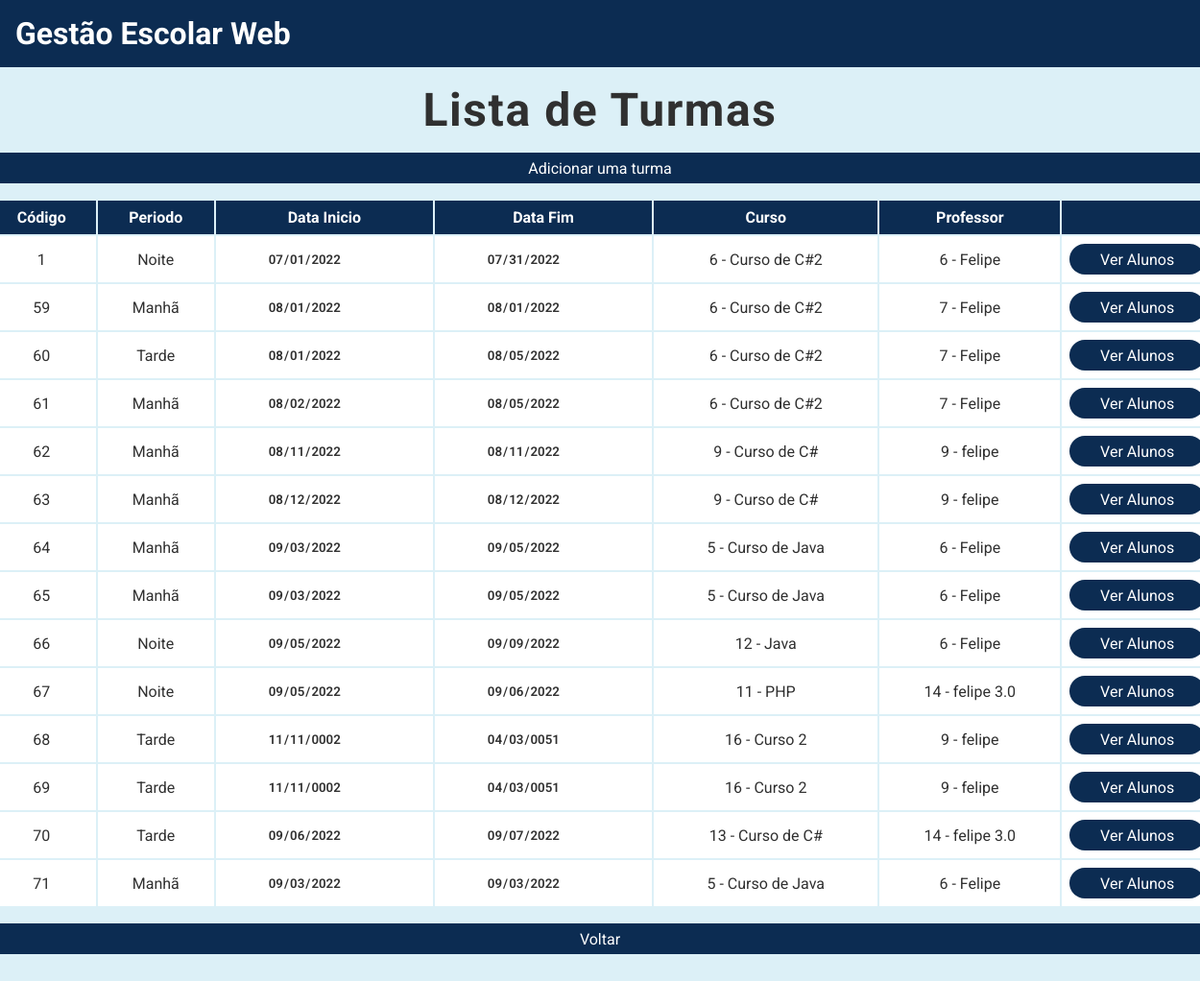
The page /listar/turmas on the database as committed earlier.
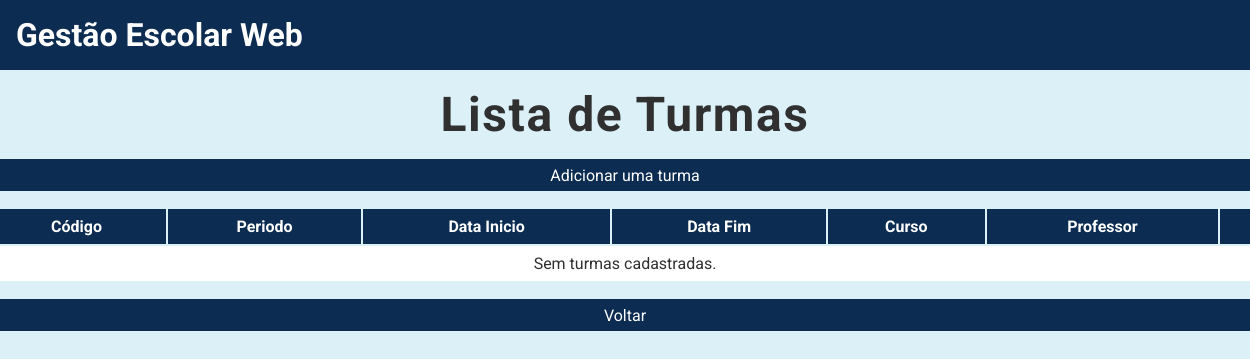
The same page on the database as committed later.
### tables this page shows
CREATE TABLE Turmas (codigo INTEGER PRIMARY KEY AUTOINCREMENT, periodo VARCHAR (255) NOT NULL, data_inicio DATE NOT NULL, data_fim DATE NOT NULL, codigo_curso INTEGER REFERENCES Cursos (codigo), matricula_professor INTEGER REFERENCES Professores (matricula));

CREATE TABLE Cursos (codigo INTEGER PRIMARY KEY AUTOINCREMENT, nome VARCHAR (255) NOT NULL, classificacao VARCHAR (255) NOT NULL, ativo BOOLEAN DEFAULT (1), descricao VARCHAR (255));

CREATE TABLE Professores (matricula INTEGER PRIMARY KEY AUTOINCREMENT, nome VARCHAR (255) NOT NULL, cpf CHAR (11) NOT NULL, telefone CHAR (11), email VARCHAR (255), ativo BOOLEAN DEFAULT (1), formacao VARCHAR (255), especialidade VARCHAR (255));

### main.py (the view)
@app.route("/listar/turmas")
def listar_turmas():
    turmas = Turma.listar()
    return render_template("listar_turmas.html", turmas=turmas)

### turma.py (called while the page is built)
    @classmethod
    def listar(cls):
        conexao = sqlite3.connect("gestao_escolar.db")
        cursor = conexao.cursor()
        sql = f"""
            SELECT tm.codigo, tm.periodo, tm.data_inicio,
            tm.data_fim, tm.codigo_curso, cs.nome, tm.matricula_professor, pf.nome
            FROM Turmas AS tm
            INNER JOIN Cursos AS cs ON tm.codigo_curso = cs.codigo
            INNER JOIN Professores AS pf ON tm.matricula_professor = pf.matricula
        """
        cursor.execute(sql)
        listaTurmas = cursor.fetchall()
        conexao.close()
        return listaTurmas

### templates/listar_turmas.html
{% extends "base.html" %} {% block conteudo %}
<div class="conteudo-principal">
    <h2>Lista de Turmas</h2>
    <div class="conteudo-tabela">
        <a href="/cadastro/turma" class="botao-primario">Adicionar uma turma</a>
        <table>
            <tr>
                <th>Código</th>
                <th>Periodo</th>
                <th>Data Inicio</th>
                <th>Data Fim</th>
                <th>Curso</th>
                <th>Professor</th>
                <th></th>
            </tr>
            {% if turmas %}
                {% for turma in turmas %}
                <tr>
                    <td>{{ turma[0] }}</td>
                    <td>{{ turma[1] }}</td>
                    <td><input type="date" value="{{ turma[2] }}" disabled></td>
                    <td><input type="date" value="{{ turma[3] }}" disabled></td>
                    <td>{{ turma[4] }} - {{ turma[5] }}</td>
                    <td>{{ turma[6] }} - {{ turma[7] }}</td>
                    <td>
                        <a
                            href="/listar/turmas_alunos/{{ turma[0] }}"
                            class="botao-primario"
                            >Ver Alunos</a
                        >
                    </td>
                </tr>
                {% endfor %}
            {% else %}
                <td colspan="7">Sem turmas cadastradas.</td>
            {% endif %}
        </table>
        <a href="/" class="botao-primario">Voltar</a>
    </div>
</div>
{% endblock %}

Rows that differ between the two databases and show on the page:
removed Turmas: codigo "1", periodo "Noite", data_inicio "07/01/2022", data_fim "07/31/2022", codigo_curso "6", nome "Curso de C#2", matricula_professor "6", nome "Felipe"
removed Turmas: codigo "59", periodo "Manhã", data_inicio "08/01/2022", data_fim "08/01/2022", codigo_curso "6", nome "Curso de C#2", matricula_professor "7", nome "Felipe"
removed Turmas: codigo "60", periodo "Tarde", data_inicio "08/01/2022", data_fim "08/05/2022", codigo_curso "6", nome "Curso de C#2", matricula_professor "7", nome "Felipe"
removed Turmas: codigo "61", periodo "Manhã", data_inicio "08/02/2022", data_fim "08/05/2022", codigo_curso "6", nome "Curso de C#2", matricula_professor "7", nome "Felipe"
removed Turmas: codigo "62", periodo "Manhã", data_inicio "08/11/2022", data_fim "08/11/2022", codigo_curso "9", nome "Curso de C#", matricula_professor "9", nome "felipe"
removed Turmas: codigo "63", periodo "Manhã", data_inicio "08/12/2022", data_fim "08/12/2022", codigo_curso "9", nome "Curso de C#", matricula_professor "9", nome "felipe"
removed Turmas: codigo "64", periodo "Manhã", data_inicio "09/03/2022", data_fim "09/05/2022", codigo_curso "5", nome "Curso de Java", matricula_professor "6", nome "Felipe"
removed Turmas: codigo "65", periodo "Manhã", data_inicio "09/03/2022", data_fim "09/05/2022", codigo_curso "5", nome "Curso de Java", matricula_professor "6", nome "Felipe"
removed Turmas: codigo "66", periodo "Noite", data_inicio "09/05/2022", data_fim "09/09/2022", codigo_curso "12", nome "Java", matricula_professor "6", nome "Felipe"
removed Turmas: codigo "67", periodo "Noite", data_inicio "09/05/2022", data_fim "09/06/2022", codigo_curso "11", nome "PHP", matricula_professor "14", nome "felipe 3.0"
removed Turmas: codigo "68", periodo "Tarde", data_inicio "11/11/0002", data_fim "04/03/0051", codigo_curso "16", nome "Curso 2", matricula_professor "9", nome "felipe"
removed Turmas: codigo "69", periodo "Tarde", data_inicio "11/11/0002", data_fim "04/03/0051", codigo_curso "16", nome "Curso 2", matricula_professor "9", nome "felipe"
removed Turmas: codigo "70", periodo "Tarde", data_inicio "09/06/2022", data_fim "09/07/2022", codigo_curso "13", nome "Curso de C#", matricula_professor "14", nome "felipe 3.0"
removed Turmas: codigo "71", periodo "Manhã", data_inicio "09/03/2022", data_fim "09/03/2022", codigo_curso "5", nome "Curso de Java", matricula_professor "6", nome "Felipe"
Other text that changed with them:
text now shown: "Sem turmas cadastradas."
